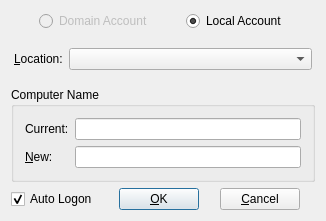
<?xml version="1.0" encoding="UTF-8"?>
<ui version="4.0">
 <class>SettingsDialogClass</class>
 <widget class="QDialog" name="SettingsDialogClass">
  <property name="geometry">
   <rect>
    <x>0</x>
    <y>0</y>
    <width>323</width>
    <height>201</height>
   </rect>
  </property>
  <property name="windowTitle">
   <string>SettingsDialog</string>
  </property>
  <layout class="QGridLayout" name="gridLayout_4">
   <item row="0" column="0">
    <layout class="QHBoxLayout" name="horizontalLayout_4">
     <item>
      <spacer name="horizontalSpacer_4">
       <property name="orientation">
        <enum>Qt::Horizontal</enum>
       </property>
       <property name="sizeHint" stdset="0">
        <size>
         <width>40</width>
         <height>20</height>
        </size>
       </property>
      </spacer>
     </item>
     <item>
      <widget class="QRadioButton" name="radioButtonDomainAccount">
       <property name="enabled">
        <bool>false</bool>
       </property>
       <property name="text">
        <string>Domain Account</string>
       </property>
      </widget>
     </item>
     <item>
      <spacer name="horizontalSpacer_5">
       <property name="orientation">
        <enum>Qt::Horizontal</enum>
       </property>
       <property name="sizeHint" stdset="0">
        <size>
         <width>40</width>
         <height>20</height>
        </size>
       </property>
      </spacer>
     </item>
     <item>
      <widget class="QRadioButton" name="radioButtonLocalAccount">
       <property name="text">
        <string>Local Account</string>
       </property>
       <property name="checked">
        <bool>true</bool>
       </property>
      </widget>
     </item>
     <item>
      <spacer name="horizontalSpacer_6">
       <property name="orientation">
        <enum>Qt::Horizontal</enum>
       </property>
       <property name="sizeHint" stdset="0">
        <size>
         <width>40</width>
         <height>20</height>
        </size>
       </property>
      </spacer>
     </item>
    </layout>
   </item>
   <item row="1" column="0">
    <widget class="QStackedWidget" name="stackedWidget">
     <property name="currentIndex">
      <number>0</number>
     </property>
     <widget class="QWidget" name="pageUserSettings">
      <layout class="QGridLayout" name="gridLayout">
       <property name="margin">
        <number>3</number>
       </property>
       <item row="0" column="0">
        <layout class="QHBoxLayout" name="horizontalLayout_2">
         <item>
          <widget class="QLabel" name="labelLocation">
           <property name="text">
            <string>&amp;Location:</string>
           </property>
           <property name="buddy">
            <cstring>comboBoxLocation</cstring>
           </property>
          </widget>
         </item>
         <item>
          <widget class="QComboBox" name="comboBoxLocation">
           <property name="sizePolicy">
            <sizepolicy hsizetype="Expanding" vsizetype="Fixed">
             <horstretch>0</horstretch>
             <verstretch>0</verstretch>
            </sizepolicy>
           </property>
           <property name="editable">
            <bool>false</bool>
           </property>
           <property name="currentIndex">
            <number>-1</number>
           </property>
           <item>
            <property name="text">
             <string>DongGuan No. 1 Branch FTY.</string>
            </property>
           </item>
           <item>
            <property name="text">
             <string>DongGuan No. 2 Branch FTY.</string>
            </property>
           </item>
           <item>
            <property name="text">
             <string>DongGuan No. 3 Branch FTY.</string>
            </property>
           </item>
           <item>
            <property name="text">
             <string>DongGuan No. 4 Branch FTY.</string>
            </property>
           </item>
           <item>
            <property name="text">
             <string>YingDe   LEATHER PRODUCTS FTY.</string>
            </property>
           </item>
          </widget>
         </item>
        </layout>
       </item>
      </layout>
     </widget>
     <widget class="QWidget" name="page">
      <layout class="QGridLayout" name="gridLayout_3">
       <item row="0" column="0">
        <layout class="QHBoxLayout" name="horizontalLayout_3">
         <item>
          <widget class="QLabel" name="labelDomain">
           <property name="text">
            <string>Domain:</string>
           </property>
          </widget>
         </item>
         <item>
          <widget class="QLineEdit" name="lineEdit"/>
         </item>
        </layout>
       </item>
      </layout>
     </widget>
    </widget>
   </item>
   <item row="2" column="0">
    <widget class="QGroupBox" name="groupBox_2">
     <property name="title">
      <string>Computer Name</string>
     </property>
     <layout class="QGridLayout" name="gridLayout_2">
      <item row="0" column="0">
       <widget class="QLabel" name="labelCurPCName">
        <property name="text">
         <string>Current:</string>
        </property>
       </widget>
      </item>
      <item row="0" column="1">
       <widget class="QLineEdit" name="lineEditCurPCName">
        <property name="frame">
         <bool>true</bool>
        </property>
        <property name="readOnly">
         <bool>true</bool>
        </property>
       </widget>
      </item>
      <item row="1" column="0">
       <widget class="QLabel" name="labelNewPCName">
        <property name="text">
         <string>&amp;New:</string>
        </property>
        <property name="buddy">
         <cstring>lineEditNewPCName</cstring>
        </property>
       </widget>
      </item>
      <item row="1" column="1">
       <widget class="QLineEdit" name="lineEditNewPCName">
        <property name="text">
         <string notr="true"/>
        </property>
        <property name="maxLength">
         <number>15</number>
        </property>
       </widget>
      </item>
     </layout>
    </widget>
   </item>
   <item row="3" column="0">
    <layout class="QHBoxLayout" name="horizontalLayout">
     <item>
      <widget class="QCheckBox" name="checkBoxAutoLogon">
       <property name="text">
        <string>Auto Logon</string>
       </property>
       <property name="checked">
        <bool>true</bool>
       </property>
      </widget>
     </item>
     <item>
      <spacer name="horizontalSpacer">
       <property name="orientation">
        <enum>Qt::Horizontal</enum>
       </property>
       <property name="sizeHint" stdset="0">
        <size>
         <width>40</width>
         <height>20</height>
        </size>
       </property>
      </spacer>
     </item>
     <item>
      <widget class="QPushButton" name="pushButtonOK">
       <property name="text">
        <string>&amp;OK</string>
       </property>
       <property name="default">
        <bool>true</bool>
       </property>
      </widget>
     </item>
     <item>
      <spacer name="horizontalSpacer_3">
       <property name="orientation">
        <enum>Qt::Horizontal</enum>
       </property>
       <property name="sizeHint" stdset="0">
        <size>
         <width>40</width>
         <height>20</height>
        </size>
       </property>
      </spacer>
     </item>
     <item>
      <widget class="QPushButton" name="pushButtonCancel">
       <property name="text">
        <string>&amp;Cancel</string>
       </property>
      </widget>
     </item>
     <item>
      <spacer name="horizontalSpacer_2">
       <property name="orientation">
        <enum>Qt::Horizontal</enum>
       </property>
       <property name="sizeHint" stdset="0">
        <size>
         <width>40</width>
         <height>20</height>
        </size>
       </property>
      </spacer>
     </item>
    </layout>
   </item>
  </layout>
 </widget>
 <layoutdefault spacing="6" margin="11"/>
 <tabstops>
  <tabstop>comboBoxLocation</tabstop>
  <tabstop>lineEditCurPCName</tabstop>
  <tabstop>lineEditNewPCName</tabstop>
  <tabstop>pushButtonOK</tabstop>
  <tabstop>pushButtonCancel</tabstop>
 </tabstops>
 <resources/>
 <connections>
  <connection>
   <sender>pushButtonCancel</sender>
   <signal>clicked()</signal>
   <receiver>SettingsDialogClass</receiver>
   <slot>reject()</slot>
   <hints>
    <hint type="sourcelabel">
     <x>274</x>
     <y>110</y>
    </hint>
    <hint type="destinationlabel">
     <x>197</x>
     <y>66</y>
    </hint>
   </hints>
  </connection>
 </connections>
</ui>
